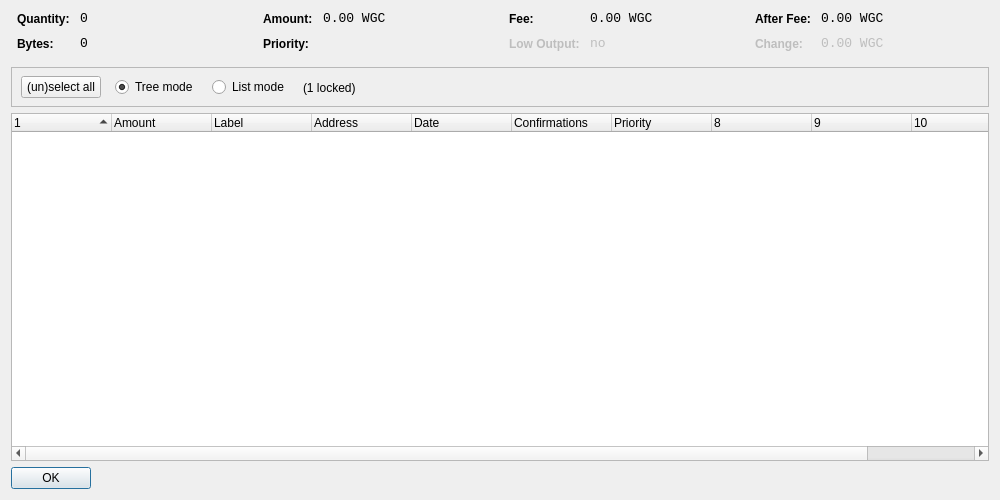
<?xml version="1.0" encoding="UTF-8"?>
<ui version="4.0">
 <class>CoinControlDialog</class>
 <widget class="QDialog" name="CoinControlDialog">
  <property name="geometry">
   <rect>
    <x>0</x>
    <y>0</y>
    <width>1000</width>
    <height>500</height>
   </rect>
  </property>
  <property name="windowTitle">
   <string>Coin Control</string>
  </property>
  <layout class="QVBoxLayout" name="verticalLayout">
   <item>
    <layout class="QHBoxLayout" name="horizontalLayoutTop" stretch="0,0,0,0">
     <property name="topMargin">
      <number>0</number>
     </property>
     <property name="bottomMargin">
      <number>10</number>
     </property>
     <item>
      <layout class="QFormLayout" name="formLayoutCoinControl1">
       <property name="horizontalSpacing">
        <number>10</number>
       </property>
       <property name="verticalSpacing">
        <number>10</number>
       </property>
       <property name="leftMargin">
        <number>6</number>
       </property>
       <property name="rightMargin">
        <number>6</number>
       </property>
       <item row="0" column="0">
        <widget class="QLabel" name="labelCoinControlQuantityText">
         <property name="styleSheet">
          <string notr="true">font-weight:bold;</string>
         </property>
         <property name="text">
          <string>Quantity:</string>
         </property>
        </widget>
       </item>
       <item row="0" column="1">
        <widget class="QLabel" name="labelCoinControlQuantity">
         <property name="font">
          <font>
           <family>Monospace</family>
           <pointsize>10</pointsize>
          </font>
         </property>
         <property name="cursor">
          <cursorShape>IBeamCursor</cursorShape>
         </property>
         <property name="contextMenuPolicy">
          <enum>Qt::ActionsContextMenu</enum>
         </property>
         <property name="text">
          <string notr="true">0</string>
         </property>
         <property name="textInteractionFlags">
          <set>Qt::LinksAccessibleByMouse|Qt::TextSelectableByKeyboard|Qt::TextSelectableByMouse</set>
         </property>
        </widget>
       </item>
       <item row="1" column="0">
        <widget class="QLabel" name="labelCoinControlBytesText">
         <property name="styleSheet">
          <string notr="true">font-weight:bold;</string>
         </property>
         <property name="text">
          <string>Bytes:</string>
         </property>
        </widget>
       </item>
       <item row="1" column="1">
        <widget class="QLabel" name="labelCoinControlBytes">
         <property name="font">
          <font>
           <family>Monospace</family>
           <pointsize>10</pointsize>
          </font>
         </property>
         <property name="cursor">
          <cursorShape>IBeamCursor</cursorShape>
         </property>
         <property name="contextMenuPolicy">
          <enum>Qt::ActionsContextMenu</enum>
         </property>
         <property name="text">
          <string notr="true">0</string>
         </property>
         <property name="textInteractionFlags">
          <set>Qt::LinksAccessibleByMouse|Qt::TextSelectableByKeyboard|Qt::TextSelectableByMouse</set>
         </property>
        </widget>
       </item>
      </layout>
     </item>
     <item>
      <layout class="QFormLayout" name="formLayoutCoinControl2">
       <property name="horizontalSpacing">
        <number>10</number>
       </property>
       <property name="verticalSpacing">
        <number>10</number>
       </property>
       <property name="leftMargin">
        <number>6</number>
       </property>
       <property name="rightMargin">
        <number>6</number>
       </property>
       <item row="0" column="0">
        <widget class="QLabel" name="labelCoinControlAmountText">
         <property name="styleSheet">
          <string notr="true">font-weight:bold;</string>
         </property>
         <property name="text">
          <string>Amount:</string>
         </property>
        </widget>
       </item>
       <item row="0" column="1">
        <widget class="QLabel" name="labelCoinControlAmount">
         <property name="font">
          <font>
           <family>Monospace</family>
           <pointsize>10</pointsize>
          </font>
         </property>
         <property name="cursor">
          <cursorShape>IBeamCursor</cursorShape>
         </property>
         <property name="contextMenuPolicy">
          <enum>Qt::ActionsContextMenu</enum>
         </property>
         <property name="text">
          <string notr="true">0.00 WGC</string>
         </property>
         <property name="textInteractionFlags">
          <set>Qt::LinksAccessibleByMouse|Qt::TextSelectableByKeyboard|Qt::TextSelectableByMouse</set>
         </property>
        </widget>
       </item>
       <item row="1" column="0">
        <widget class="QLabel" name="labelCoinControlPriorityText">
         <property name="styleSheet">
          <string notr="true">font-weight:bold;</string>
         </property>
         <property name="text">
          <string>Priority:</string>
         </property>
        </widget>
       </item>
       <item row="1" column="1">
        <widget class="QLabel" name="labelCoinControlPriority">
         <property name="font">
          <font>
           <family>Monospace</family>
           <pointsize>10</pointsize>
          </font>
         </property>
         <property name="cursor">
          <cursorShape>IBeamCursor</cursorShape>
         </property>
         <property name="contextMenuPolicy">
          <enum>Qt::ActionsContextMenu</enum>
         </property>
         <property name="text">
          <string/>
         </property>
         <property name="textInteractionFlags">
          <set>Qt::LinksAccessibleByMouse|Qt::TextSelectableByKeyboard|Qt::TextSelectableByMouse</set>
         </property>
        </widget>
       </item>
      </layout>
     </item>
     <item>
      <layout class="QFormLayout" name="formLayoutCoinControl3">
       <property name="horizontalSpacing">
        <number>10</number>
       </property>
       <property name="verticalSpacing">
        <number>10</number>
       </property>
       <property name="leftMargin">
        <number>6</number>
       </property>
       <property name="rightMargin">
        <number>6</number>
       </property>
       <item row="0" column="0">
        <widget class="QLabel" name="labelCoinControlFeeText">
         <property name="styleSheet">
          <string notr="true">font-weight:bold;</string>
         </property>
         <property name="text">
          <string>Fee:</string>
         </property>
        </widget>
       </item>
       <item row="0" column="1">
        <widget class="QLabel" name="labelCoinControlFee">
         <property name="font">
          <font>
           <family>Monospace</family>
           <pointsize>10</pointsize>
          </font>
         </property>
         <property name="cursor">
          <cursorShape>IBeamCursor</cursorShape>
         </property>
         <property name="contextMenuPolicy">
          <enum>Qt::ActionsContextMenu</enum>
         </property>
         <property name="text">
          <string notr="true">0.00 WGC</string>
         </property>
         <property name="textInteractionFlags">
          <set>Qt::LinksAccessibleByMouse|Qt::TextSelectableByKeyboard|Qt::TextSelectableByMouse</set>
         </property>
        </widget>
       </item>
       <item row="1" column="0">
        <widget class="QLabel" name="labelCoinControlLowOutputText">
         <property name="enabled">
          <bool>false</bool>
         </property>
         <property name="styleSheet">
          <string notr="true">font-weight:bold;</string>
         </property>
         <property name="text">
          <string>Low Output:</string>
         </property>
        </widget>
       </item>
       <item row="1" column="1">
        <widget class="QLabel" name="labelCoinControlLowOutput">
         <property name="enabled">
          <bool>false</bool>
         </property>
         <property name="font">
          <font>
           <family>Monospace</family>
           <pointsize>10</pointsize>
          </font>
         </property>
         <property name="cursor">
          <cursorShape>IBeamCursor</cursorShape>
         </property>
         <property name="contextMenuPolicy">
          <enum>Qt::ActionsContextMenu</enum>
         </property>
         <property name="text">
          <string>no</string>
         </property>
         <property name="textInteractionFlags">
          <set>Qt::LinksAccessibleByMouse|Qt::TextSelectableByKeyboard|Qt::TextSelectableByMouse</set>
         </property>
        </widget>
       </item>
      </layout>
     </item>
     <item>
      <layout class="QFormLayout" name="formLayoutCoinControl4">
       <property name="horizontalSpacing">
        <number>10</number>
       </property>
       <property name="verticalSpacing">
        <number>10</number>
       </property>
       <property name="leftMargin">
        <number>6</number>
       </property>
       <property name="rightMargin">
        <number>6</number>
       </property>
       <item row="0" column="0">
        <widget class="QLabel" name="labelCoinControlAfterFeeText">
         <property name="styleSheet">
          <string notr="true">font-weight:bold;</string>
         </property>
         <property name="text">
          <string>After Fee:</string>
         </property>
        </widget>
       </item>
       <item row="0" column="1">
        <widget class="QLabel" name="labelCoinControlAfterFee">
         <property name="font">
          <font>
           <family>Monospace</family>
           <pointsize>10</pointsize>
          </font>
         </property>
         <property name="cursor">
          <cursorShape>IBeamCursor</cursorShape>
         </property>
         <property name="contextMenuPolicy">
          <enum>Qt::ActionsContextMenu</enum>
         </property>
         <property name="text">
          <string notr="true">0.00 WGC</string>
         </property>
         <property name="textInteractionFlags">
          <set>Qt::LinksAccessibleByMouse|Qt::TextSelectableByKeyboard|Qt::TextSelectableByMouse</set>
         </property>
        </widget>
       </item>
       <item row="1" column="0">
        <widget class="QLabel" name="labelCoinControlChangeText">
         <property name="enabled">
          <bool>false</bool>
         </property>
         <property name="styleSheet">
          <string notr="true">font-weight:bold;</string>
         </property>
         <property name="text">
          <string>Change:</string>
         </property>
        </widget>
       </item>
       <item row="1" column="1">
        <widget class="QLabel" name="labelCoinControlChange">
         <property name="enabled">
          <bool>false</bool>
         </property>
         <property name="font">
          <font>
           <family>Monospace</family>
           <pointsize>10</pointsize>
          </font>
         </property>
         <property name="cursor">
          <cursorShape>IBeamCursor</cursorShape>
         </property>
         <property name="contextMenuPolicy">
          <enum>Qt::ActionsContextMenu</enum>
         </property>
         <property name="text">
          <string notr="true">0.00 WGC</string>
         </property>
         <property name="textInteractionFlags">
          <set>Qt::LinksAccessibleByMouse|Qt::TextSelectableByKeyboard|Qt::TextSelectableByMouse</set>
         </property>
        </widget>
       </item>
      </layout>
     </item>
    </layout>
   </item>
   <item>
    <widget class="QFrame" name="frame">
     <property name="minimumSize">
      <size>
       <width>0</width>
       <height>40</height>
      </size>
     </property>
     <property name="frameShape">
      <enum>QFrame::StyledPanel</enum>
     </property>
     <property name="frameShadow">
      <enum>QFrame::Sunken</enum>
     </property>
     <widget class="QWidget" name="horizontalLayoutWidget">
      <property name="geometry">
       <rect>
        <x>10</x>
        <y>0</y>
        <width>781</width>
        <height>41</height>
       </rect>
      </property>
      <layout class="QHBoxLayout" name="horizontalLayoutPanel" stretch="0,0,0,0,0">
       <property name="spacing">
        <number>14</number>
       </property>
       <item>
        <widget class="QPushButton" name="pushButtonSelectAll">
         <property name="sizePolicy">
          <sizepolicy hsizetype="Maximum" vsizetype="Fixed">
           <horstretch>0</horstretch>
           <verstretch>0</verstretch>
          </sizepolicy>
         </property>
         <property name="text">
          <string>(un)select all</string>
         </property>
        </widget>
       </item>
       <item>
        <widget class="QRadioButton" name="radioTreeMode">
         <property name="sizePolicy">
          <sizepolicy hsizetype="Maximum" vsizetype="Fixed">
           <horstretch>0</horstretch>
           <verstretch>0</verstretch>
          </sizepolicy>
         </property>
         <property name="text">
          <string>Tree mode</string>
         </property>
         <property name="checked">
          <bool>true</bool>
         </property>
        </widget>
       </item>
       <item>
        <widget class="QRadioButton" name="radioListMode">
         <property name="sizePolicy">
          <sizepolicy hsizetype="Maximum" vsizetype="Fixed">
           <horstretch>0</horstretch>
           <verstretch>0</verstretch>
          </sizepolicy>
         </property>
         <property name="text">
          <string>List mode</string>
         </property>
        </widget>
       </item>
       <item>
        <widget class="QLabel" name="labelLocked">
         <property name="text">
          <string>(1 locked)</string>
         </property>
        </widget>
       </item>
       <item>
        <spacer name="horizontalSpacer">
         <property name="orientation">
          <enum>Qt::Horizontal</enum>
         </property>
         <property name="sizeHint" stdset="0">
          <size>
           <width>40</width>
           <height>20</height>
          </size>
         </property>
        </spacer>
       </item>
      </layout>
     </widget>
    </widget>
   </item>
   <item>
    <widget class="CoinControlTreeWidget" name="treeWidget">
     <property name="contextMenuPolicy">
      <enum>Qt::CustomContextMenu</enum>
     </property>
     <property name="sortingEnabled">
      <bool>false</bool>
     </property>
     <property name="columnCount">
      <number>11</number>
     </property>
     <attribute name="headerShowSortIndicator" stdset="0">
      <bool>true</bool>
     </attribute>
     <attribute name="headerStretchLastSection">
      <bool>false</bool>
     </attribute>
     <column>
      <property name="text">
       <string/>
      </property>
     </column>
     <column>
      <property name="text">
       <string>Amount</string>
      </property>
     </column>
     <column>
      <property name="text">
       <string notr="true">Label</string>
      </property>
     </column>
     <column>
      <property name="text">
       <string>Address</string>
      </property>
     </column>
     <column>
      <property name="text">
       <string>Date</string>
      </property>
     </column>
     <column>
      <property name="text">
       <string>Confirmations</string>
      </property>
      <property name="toolTip">
       <string>Confirmed</string>
      </property>
     </column>
     <column>
      <property name="text">
       <string>Priority</string>
      </property>
     </column>
     <column>
      <property name="text">
       <string/>
      </property>
     </column>
     <column>
      <property name="text">
       <string/>
      </property>
     </column>
     <column>
      <property name="text">
       <string/>
      </property>
     </column>
     <column>
      <property name="text">
       <string/>
      </property>
     </column>
    </widget>
   </item>
   <item>
    <widget class="QDialogButtonBox" name="buttonBox">
     <property name="sizePolicy">
      <sizepolicy hsizetype="Maximum" vsizetype="Fixed">
       <horstretch>0</horstretch>
       <verstretch>0</verstretch>
      </sizepolicy>
     </property>
     <property name="orientation">
      <enum>Qt::Horizontal</enum>
     </property>
     <property name="standardButtons">
      <set>QDialogButtonBox::Ok</set>
     </property>
    </widget>
   </item>
  </layout>
 </widget>
 <customwidgets>
  <customwidget>
   <class>CoinControlTreeWidget</class>
   <extends>QTreeWidget</extends>
   <header>coincontroltreewidget.h</header>
  </customwidget>
 </customwidgets>
 <resources/>
 <connections/>
</ui>
